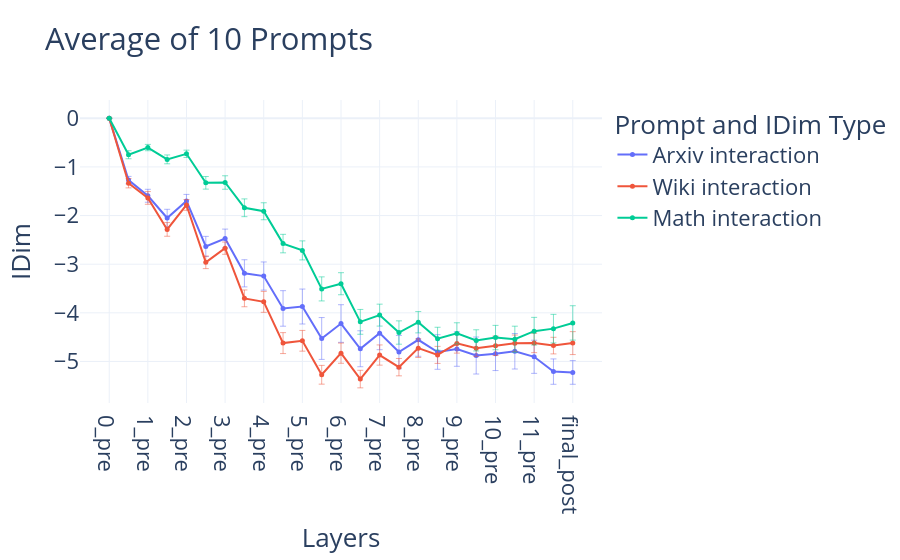

Notebook code for this chart:
### Code cell
# Initialize a Plotly Figure object
fig = go.Figure()



# Example: Get the first color


# Add the main trace: the average line with error bars
fig.add_trace(go.Scatter(
    x=labels,
    y=arxiv_interaction_average,
    mode='lines+markers',  # Display both the line connecting points and markers at each point
    name='Arxiv interaction',   # Name for the legend
    line=dict(color=colors[0], width=2), # Style the average line
    marker=dict(size=5, color=colors[0]), # Style the markers
    error_y=dict(
        type='data',       # Error bar type: 'data' means the 'array' values are the error magnitudes
        array=arxiv_interaction_err,   # Provide the calculated standard error values for the error bars
        visible=True,      # Make the error bars visible
        thickness=1,       # Thickness of the error bar lines
        width=3,           # Width of the e rror bar caps
        color=get_alpha_color_string(colors[0]) # Color of error bars (royalblue with some transparency)
    )
))


fig.add_trace(go.Scatter(
    x=labels,
    y=wiki_interaction_average,
    mode='lines+markers',  # Display both the line connecting points and markers at each point
    name='Wiki interaction',   # Name for the legend
    line=dict(color=colors[1], width=2), # Style the average line
    marker=dict(size=5, color=colors[1]), # Style the markers
    error_y=dict(
        type='data',       # Error bar type: 'data' means the 'array' values are the error magnitudes
        array=wiki_interaction_err,   # Provide the calculated standard error values for the error bars
        visible=True,      # Make the error bars visible
        thickness=1,       # Thickness of the error bar lines
        width=3,           # Width of the error bar caps
        color=get_alpha_color_string(colors[1]) # Color of error bars (royalblue with some transparency)
    )
))



fig.add_trace(go.Scatter(
    x=labels,
    y=math_interaction_average,
    mode='lines+markers',  # Display both the line connecting points and markers at each point
    name='Math interaction',   # Name for the legend
    line=dict(color=colors[2], width=2), # Style the average line
    marker=dict(size=5, color=colors[2]), # Style the markers
    error_y=dict(
        type='data',       # Error bar type: 'data' means the 'array' values are the error magnitudes
        array=math_interaction_err,   # Provide the calculated standard error values for the error bars
        visible=True,      # Make the error bars visible
        thickness=1,       # Thickness of the error bar lines
        width=3,           # Width of the error bar caps
        color=get_alpha_color_string(colors[2]) # Color of error bars (royalblue with some transparency)
    )
))


# --- Optional: Add the original individual lines for context (commented out by default) ---
# Uncomment the following loop if you want to see the underlying data lines.
# for i in range(num_lines):
#     fig.add_trace(go.Scatter(
#         x=x_values,
#         y=y_data[i, :],
#         mode='lines',
#         name=f'Line {i+1}',
#         line=dict(width=0.5, color='rgba(128, 128, 128, 0.4)'), # Thin, semi-transparent grey lines
#         showlegend=False # Hide these individual lines from the main legend
#     ))

# --- 4. Customize the Plot Layout ---
fig.update_layout(font=dict(size=22)) 
fig.update_layout(
    title='Average of 10 Prompts', # Plot title
    xaxis_title='Layers',                 # X-axis label
    yaxis_title='IDim',                               # Y-axis label
    legend_title='Prompt and IDim Type',                               # Title for the legend box
    hovermode='x unified',                               # Show hover info for all traces at a given x-value
    template='plotly_white',
    showlegend=True,
)

#fig.write_image('IDIM_prompt_categories.png')
# --- 5. Show the Plot ---

# Display the figure. This will typically open it in a browser window
# or display it in the output cell of a Jupyter notebook.
fig.show()

### Figure 1 — Plotly figure (JSON) as saved in the notebook; plotly's stock layout.template omitted (floating-point values rounded to 4 significant figures)
{"data": [{"error_y": {"array": [0, 0.0765, 0.1334, 0.1786, 0.1344, 0.2073, 0.1929, 0.279, 0.2896, 0.3655, 0.3593, 0.4303, 0.3872, 0.3701, 0.3401, 0.342, 0.3393, 0.356, 0.3548, 0.3805, 0.3447, 0.3648, 0.3407, 0.261, 0.2433], "color": "rgba(99, 110, 250, 0.5)", "thickness": 1, "type": "data", "visible": true, "width": 3}, "line": {"color": "#636EFA", "width": 2}, "marker": {"color": "#636EFA", "size": 5}, "mode": "lines+markers", "name": "Arxiv interaction", "type": "scatter", "x": ["0_pre", "0_mid", "1_pre", "1_mid", "2_pre", "2_mid", "3_pre", "3_mid", "4_pre", "4_mid", "5_pre", "5_mid", "6_pre", "6_mid", "7_pre", "7_mid", "8_pre", "8_mid", "9_pre", "9_mid", "10_pre", "10_mid", "11_pre", "11_mid", "final_post"], "y": [0, -1.272, -1.594, -2.05, -1.7, -2.636, -2.472, -3.188, -3.244, -3.91, -3.871, -4.527, -4.22, -4.739, -4.418, -4.807, -4.555, -4.805, -4.745, -4.878, -4.842, -4.791, -4.904, -5.209, -5.226]}, {"error_y": {"array": [0, 0.09531, 0.131, 0.1409, 0.1107, 0.1293, 0.1263, 0.1725, 0.2153, 0.2154, 0.2132, 0.193, 0.2079, 0.1804, 0.2079, 0.1785, 0.1915, 0.1751, 0.2, 0.1677, 0.1996, 0.1711, 0.1989, 0.1706, 0.2358], "color": "rgba(239, 85, 59, 0.5)", "thickness": 1, "type": "data", "visible": true, "width": 3}, "line": {"color": "#EF553B", "width": 2}, "marker": {"color": "#EF553B", "size": 5}, "mode": "lines+markers", "name": "Wiki interaction", "type": "scatter", "x": ["0_pre", "0_mid", "1_pre", "1_mid", "2_pre", "2_mid", "3_pre", "3_mid", "4_pre", "4_mid", "5_pre", "5_mid", "6_pre", "6_mid", "7_pre", "7_mid", "8_pre", "8_mid", "9_pre", "9_mid", "10_pre", "10_mid", "11_pre", "11_mid", "final_post"], "y": [0, -1.336, -1.638, -2.285, -1.782, -2.962, -2.671, -3.703, -3.775, -4.623, -4.575, -5.274, -4.829, -5.362, -4.868, -5.117, -4.727, -4.865, -4.629, -4.727, -4.678, -4.628, -4.62, -4.674, -4.623]}, {"error_y": {"array": [0, 0.08251, 0.06479, 0.09109, 0.07493, 0.1296, 0.1386, 0.1828, 0.1748, 0.1903, 0.1957, 0.2475, 0.2266, 0.2554, 0.2255, 0.2402, 0.2189, 0.2359, 0.2179, 0.2179, 0.2506, 0.2674, 0.2843, 0.2938, 0.3533], "color": "rgba(0, 204, 150, 0.5)", "thickness": 1, "type": "data", "visible": true, "width": 3}, "line": {"color": "#00CC96", "width": 2}, "marker": {"color": "#00CC96", "size": 5}, "mode": "lines+markers", "name": "Math interaction", "type": "scatter", "x": ["0_pre", "0_mid", "1_pre", "1_mid", "2_pre", "2_mid", "3_pre", "3_mid", "4_pre", "4_mid", "5_pre", "5_mid", "6_pre", "6_mid", "7_pre", "7_mid", "8_pre", "8_mid", "9_pre", "9_mid", "10_pre", "10_mid", "11_pre", "11_mid", "final_post"], "y": [0, -0.7496, -0.6024, -0.8452, -0.7303, -1.327, -1.321, -1.84, -1.912, -2.576, -2.717, -3.508, -3.402, -4.186, -4.047, -4.405, -4.194, -4.533, -4.423, -4.567, -4.509, -4.542, -4.378, -4.325, -4.208]}], "layout": {"font": {"size": 22}, "hovermode": "x unified", "legend": {"title": {"text": "Prompt and IDim Type"}}, "showlegend": true, "title": {"text": "Average of 10 Prompts"}, "xaxis": {"title": {"text": "Layers"}}, "yaxis": {"title": {"text": "IDim"}}}}
